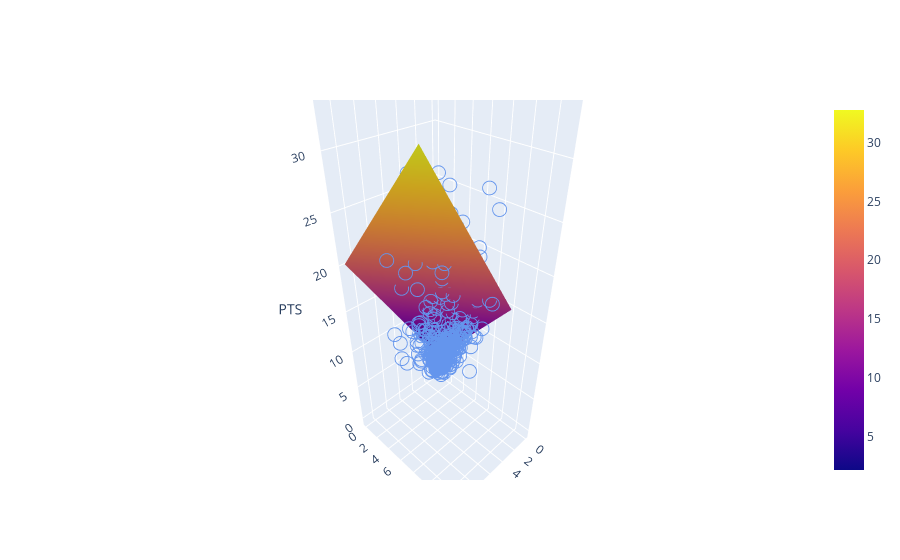

The code cell stored with this chart in its notebook:
### Code cell
fig = go.Figure()

nba_data_raw = go.Scatter3d(x = nba['AST'], y = nba['3PA'], z = nba['PTS'],
                            mode = 'markers', marker=dict(color='cornflowerblue', size = 5, symbol='circle-open'), 
                            name = 'actual')

num_points = 100
xvalues = np.linspace(0, 11, num_points)
yvalues = np.linspace(0, 10, num_points)
(u,v) = np.meshgrid(xvalues, yvalues)
ast3pa = np.vstack((u.flatten(),v.flatten()))

pred_pts = np.array([linear_model.predict(coord.reshape(1, -1)) for coord in ast3pa.T])

loss_surface = go.Surface(x=u, y=v, z=np.reshape(pred_pts, u.shape), name = 'predicted')

fig.add_trace(loss_surface)
fig.add_trace(nba_data_raw)

fig.update_layout(scene = dict(
    xaxis_title = "AST",
    yaxis_title = "3PA",
    zaxis_title = "PTS"))

fig.show()

### Figure 1 — Plotly figure (JSON) as saved in the notebook; plotly's stock layout.template omitted (floating-point values rounded to 4 significant figures; data arrays with more than 128 entries replaced by an {"elided": "..."} marker saying what was removed)
{"data": [{"name": "predicted", "type": "surface", "x": {"elided": "100x100 float values"}, "y": {"elided": "100x100 float values"}, "z": {"elided": "100x100 float values"}}, {"marker": {"color": "cornflowerblue", "size": 5, "symbol": "circle-open"}, "mode": "markers", "name": "actual", "type": "scatter3d", "x": {"elided": "708 float values"}, "y": {"elided": "708 float values"}, "z": {"elided": "708 float values"}}], "layout": {"scene": {"xaxis": {"title": {"text": "AST"}}, "yaxis": {"title": {"text": "3PA"}}, "zaxis": {"title": {"text": "PTS"}}}}}
